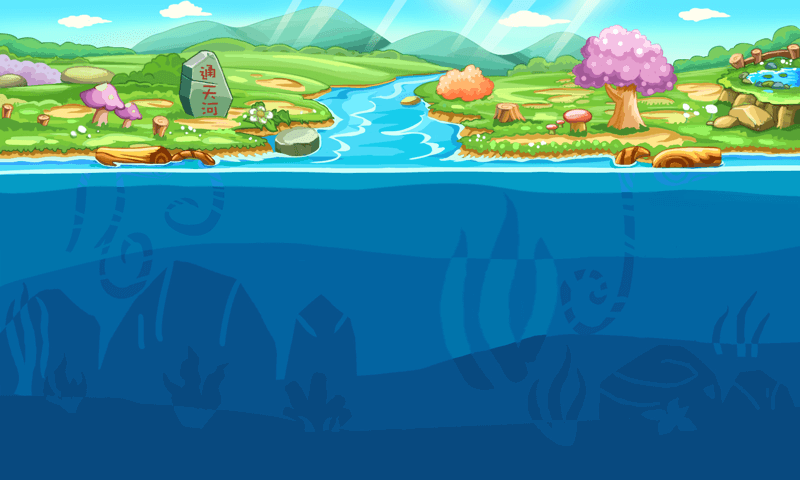

A 2D game scene composited from a Tiled map and its tileset images. What follows is a short description and the map's XML, with each tile layer's data collapsed to a summary:
An orthogonal 25x15 tile map with 32x32 px tiles, 1 tile layer (bg) and 20 objects.

<map version="1.0" orientation="orthogonal" width="25" height="15" tilewidth="32" tileheight="32">
 <tileset firstgid="1" name="bg02" tilewidth="32" tileheight="32">
  <image source="bg02.png" width="800" height="480" />
 </tileset>
 <layer name="bg" width="25" height="15">
  <data>[375 cells, 375 non-empty, 375 distinct tile ids]</data>
 </layer>
 <objectgroup name="logic" width="25" height="15" opacity="0.9">
  <object x="70" y="339" width="96" height="96">
   <properties>
    <property name="type" value="8" />
   </properties>
  </object>
  <object x="199" y="369" width="64" height="64">
   <properties>
    <property name="type" value="4" />
   </properties>
  </object>
  <object x="43" y="240" width="64" height="64">
   <properties>
    <property name="type" value="4" />
   </properties>
  </object>
  <object x="539" y="354" width="32" height="32">
   <properties>
    <property name="type" value="16" />
   </properties>
  </object>
  <object x="241" y="297" width="32" height="32">
   <properties>
    <property name="type" value="15" />
   </properties>
  </object>
  <object x="645" y="302" width="32" height="32">
   <properties>
    <property name="type" value="17" />
   </properties>
  </object>
  <object x="572" y="272" width="64" height="64">
   <properties>
    <property name="type" value="4" />
   </properties>
  </object>
  <object x="575" y="424" width="32" height="32">
   <properties>
    <property name="type" value="9" />
   </properties>
  </object>
  <object x="354" y="244" width="64" height="64">
   <properties>
    <property name="type" value="4" />
   </properties>
  </object>
  <object x="278" y="327" width="64" height="64">
   <properties>
    <property name="type" value="7" />
   </properties>
  </object>
  <object x="426" y="296" width="64" height="64">
   <properties>
    <property name="type" value="7" />
   </properties>
  </object>
  <object x="483" y="400" width="64" height="64">
   <properties>
    <property name="type" value="7" />
   </properties>
  </object>
  <object x="660" y="227" width="32" height="32">
   <properties>
    <property name="type" value="6" />
   </properties>
  </object>
  <object x="630" y="341" width="96" height="96">
   <properties>
    <property name="type" value="5" />
   </properties>
  </object>
  <object x="353" y="366" width="96" height="96">
   <properties>
    <property name="type" value="5" />
   </properties>
  </object>
  <object x="134" y="293" width="32" height="32">
   <properties>
    <property name="type" value="13" />
   </properties>
  </object>
  <object x="478" y="252" width="32" height="32">
   <properties>
    <property name="type" value="3" />
   </properties>
  </object>
  <object x="184" y="219" width="64" height="64">
   <properties>
    <property name="type" value="4" />
   </properties>
  </object>
  <object x="291" y="422" width="32" height="32">
   <properties>
    <property name="type" value="9" />
   </properties>
  </object>
  <object x="569" y="209" width="32" height="32">
   <properties>
    <property name="type" value="14" />
   </properties>
  </object>
 </objectgroup>
</map>
